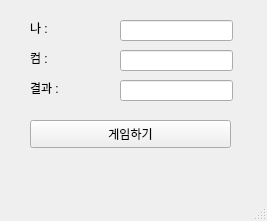
<?xml version="1.0" encoding="UTF-8"?>
<ui version="4.0">
 <class>MainWindow</class>
 <widget class="QMainWindow" name="MainWindow">
  <property name="geometry">
   <rect>
    <x>0</x>
    <y>0</y>
    <width>267</width>
    <height>221</height>
   </rect>
  </property>
  <property name="windowTitle">
   <string>MainWindow</string>
  </property>
  <widget class="QWidget" name="centralwidget">
   <widget class="QLabel" name="lbl_mine">
    <property name="geometry">
     <rect>
      <x>30</x>
      <y>20</y>
      <width>64</width>
      <height>15</height>
     </rect>
    </property>
    <property name="text">
     <string>나 :</string>
    </property>
   </widget>
   <widget class="QLabel" name="lbl_com">
    <property name="geometry">
     <rect>
      <x>30</x>
      <y>50</y>
      <width>64</width>
      <height>15</height>
     </rect>
    </property>
    <property name="text">
     <string>컴 : </string>
    </property>
   </widget>
   <widget class="QLabel" name="lbl_result">
    <property name="geometry">
     <rect>
      <x>30</x>
      <y>80</y>
      <width>64</width>
      <height>15</height>
     </rect>
    </property>
    <property name="text">
     <string>결과 :</string>
    </property>
   </widget>
   <widget class="QLineEdit" name="le_mine">
    <property name="geometry">
     <rect>
      <x>120</x>
      <y>20</y>
      <width>113</width>
      <height>21</height>
     </rect>
    </property>
   </widget>
   <widget class="QLineEdit" name="le_com">
    <property name="geometry">
     <rect>
      <x>120</x>
      <y>50</y>
      <width>113</width>
      <height>21</height>
     </rect>
    </property>
   </widget>
   <widget class="QLineEdit" name="le_result">
    <property name="geometry">
     <rect>
      <x>120</x>
      <y>80</y>
      <width>113</width>
      <height>21</height>
     </rect>
    </property>
   </widget>
   <widget class="QPushButton" name="pb">
    <property name="geometry">
     <rect>
      <x>30</x>
      <y>120</y>
      <width>201</width>
      <height>28</height>
     </rect>
    </property>
    <property name="text">
     <string>게임하기</string>
    </property>
   </widget>
  </widget>
  <widget class="QMenuBar" name="menubar">
   <property name="geometry">
    <rect>
     <x>0</x>
     <y>0</y>
     <width>267</width>
     <height>26</height>
    </rect>
   </property>
  </widget>
  <widget class="QStatusBar" name="statusbar"/>
 </widget>
 <resources/>
 <connections/>
</ui>
